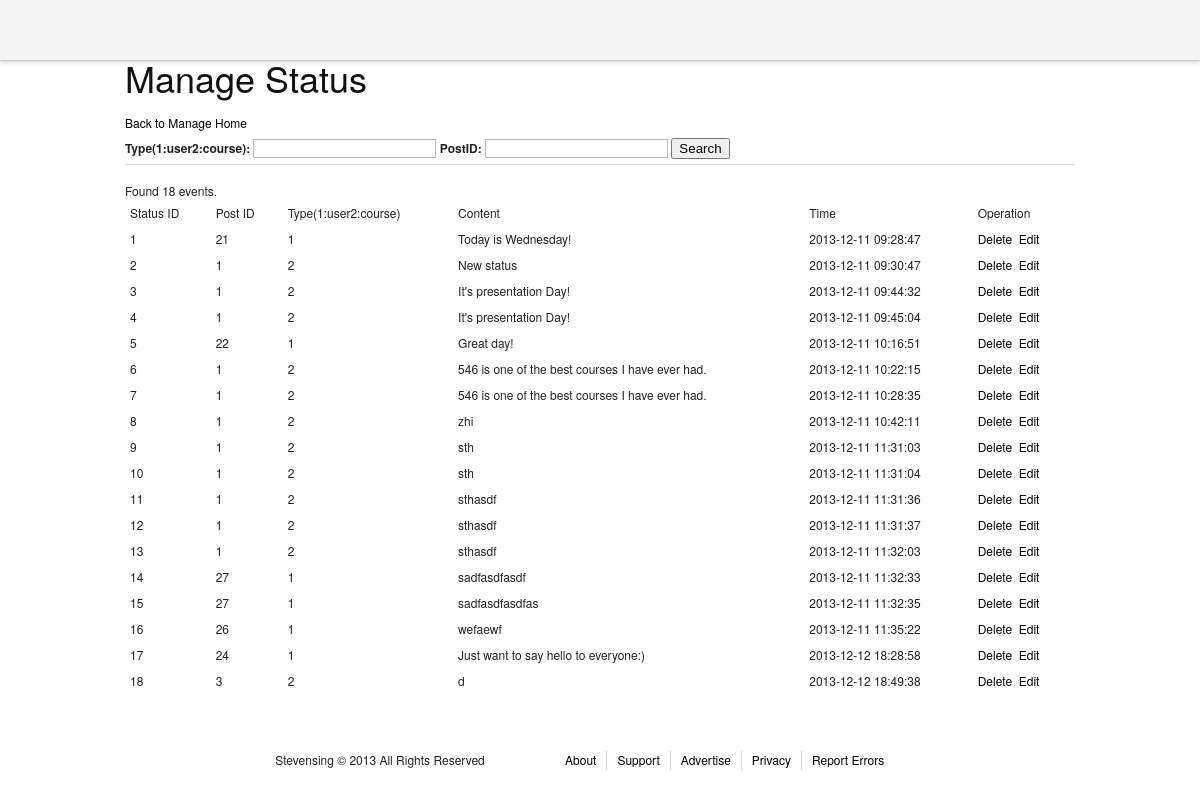
Page /admin/managestatus.php on the earlier database version.
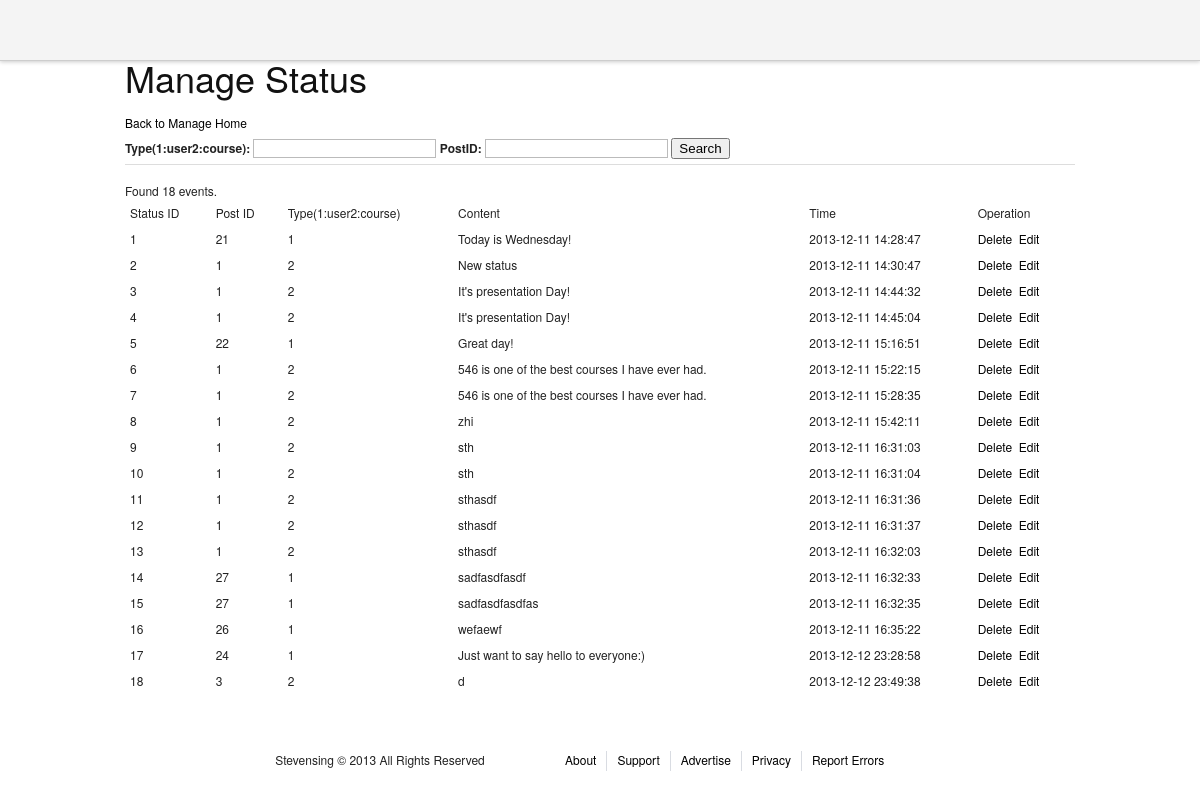
Same page on the later database version.
### tables this page shows
CREATE TABLE IF NOT EXISTS `statuses` (
  `status_id` int(11) NOT NULL AUTO_INCREMENT,
  `entity_id` int(11) NOT NULL,
  `entity_type` tinyint(4) NOT NULL,
  `content` varchar(600) NOT NULL,
  `timestamp` timestamp NOT NULL DEFAULT CURRENT_TIMESTAMP ON UPDATE CURRENT_TIMESTAMP,
  PRIMARY KEY (`status_id`)
);

### admin/managestatus.php (the view, shortened to what this page needs)
<?php
include "header.php";
include "../mysqli_connection.php";
?>
<div>
<h1>Manage Status</h1>
<a href = "adminhome.php">Back to Manage Home</a>
</div>
<div>
<form action = "#" method = "GET">
<label for = "type">Type(1:user2:course): </label><input type = "text" name = "type" value = "<?php echo isset($_GET['type'])?$_GET['type']:"";?>" />
<label for = "id">PostID: </label><input type = "text" name = "id" value = "<?php echo isset($_GET['id'])?$_GET['id']:"";?>" />
<input type = "submit" value = "Search" />
</form>
</div>
<hr />
<div>
<table>
<thead >
<td>Status ID</td><td>Post ID</td><td>Type(1:user2:course)</td><td>Content</td><td>Time</td><td>Operation</td>
</thead>
<tbody>
<?php
$filter = "true";
$perNumber = 25;
if(isset($_GET['page']))$page = $_GET['page'];
else $page=1;
$count = $mysqli->query("select count(*) from statuses WHERE " . $filter . ";");
$rs = mysqli_fetch_array($count);
$totalNumber = $rs[0];
if ($totalNumber == 0){
        echo "<div><font color='red'>No result!</font></div>";
}
else{
        echo "<div>Found " . $totalNumber. " events.</div>";
}
$startCount = ($page - 1) * $perNumber;
$result = $mysqli->query("select * from statuses WHERE (" . $filter .") LIMIT $startCount, $perNumber");
if ($result){
        while ($row = mysqli_fetch_array($result)){
?>
<tr>
<td><?php echo $row["status_id"];?></td>
<td><?php echo $row["entity_id"];?></td>
<td><?php echo $row["entity_type"];?></td>
<td><?php echo $row["content"];?></td>
<td><?php echo $row["timestamp"];?></td>
<td><a href="javascript:" onclick = "show_delete_yes(this,<?php echo $row['status_id'];?>);" >Delete</a>&nbsp&nbsp<a href="editstatus.php?id=<?php echo $row['status_id'];?>">Edit</a></td>
</tr>
</tbody>
<?php
        }
 }
?>
</table>
</div>
<?php
include "footer.php";

### admin/header.php (shortened to what this page needs)
<!DOCTYPE html>
<html>
<head>
	<link rel="stylesheet" href="./stylesheets/screen.css">
	<link rel="stylesheet" href="http://netdna.bootstrapcdn.com/twitter-bootstrap/2.2.2/css/bootstrap-combined.min.css">
<link rel="stylesheet" type="text/css" media="screen" href="http://tarruda.github.com/bootstrap-datetimepicker/assets/css/bootstrap-datetimepicker.min.css">
	<link rel="stylesheet" href="http://code.jquery.com/ui/1.10.3/themes/smoothness/jquery-ui.css">
	<link rel="stylesheet" href="../stylesheets/common.css">
	<link rel="stylesheet" href="../stylesheets/friends.css">
	<link rel="stylesheet" href="../stylesheets/courseinfo.css">
	<link rel="stylesheet" href="../stylesheets/editprofile.css">
	<link rel="stylesheet" href="../stylesheets/courselist.css">
	<link rel="stylesheet" href="../stylesheets/searchlist.css">
	<link rel="stylesheet" href="../stylesheets/statuses.css">
	<link rel="stylesheet" href="../stylesheets/reply.css">
</head>
<body>
	<section class="content">
		<header>
		</header>
		<section class="container">

### admin/footer.php (shortened to what this page needs)
</section>
<footer>
	<section class="container">
		<p class="span-7 prepend-3 append-1">
			Stevensing © 2013 All Rights Reserved
		</p>
		<nav class="span-13 last">
			<ul>
				<a href="#">
					<li>About</li>
				</a>
				<a href="#">
					<li>Support</li>
				</a>
				<a href="#">
					<li>Advertise</li>
				</a>
				<a href="#">
					<li>Privacy</li>
				</a>
				<a href="#">
					<li>Report Errors</li>
				</a>
			</ul>
		</nav>
	</section>
</footer>
</section>
</body>
</html>

### stylesheets/screen.css (style rules this page uses)
html { margin:0;padding:0;border:0; }
body, div, span, object, iframe, h1, h2, h3, h4, h5, h6, p, blockquote, pre, a, abbr, acronym, address, code, del, dfn, em, img, q, dl, dt, dd, ol, ul, li, fieldset, form, label, legend, table, caption, tbody, tfoot, thead, tr, th, td, article, aside, dialog, figure, footer, header, hgroup, nav, section { margin:0;padding:0;border:0;font-size:100%;font:inherit;vertical-align:baseline; }
article, aside, details, figcaption, figure, dialog, footer, header, hgroup, menu, nav, section { display:block; }
body { line-height:1.5;background:white; }
table { border-collapse:separate;border-spacing:0; }
caption, th, td { text-align:left;font-weight:normal;float:none !important; }
table, th, td { vertical-align:middle; }
html { font-size:100.01%; }
body { font-size:75%;color:#222;background:#fff;font-family:"Helvetica Neue", Arial, Helvetica, sans-serif; }
h1, h2, h3, h4, h5, h6 { font-weight:normal;color:#111; }
h1 { font-size:3em;line-height:1;margin-bottom:0.5em; }
p { margin:0 0 1.5em; }
a { color:#06c;text-decoration:underline; }
ul, ol { margin:0 1.5em 1.5em 0;padding-left:1.5em; }
ul { list-style-type:disc; }
table { margin-bottom:1.4em;width:100%; }
th, td, caption { padding:4px 10px 4px 5px; }
.last { margin-right:0;padding-right:0; }
label { font-weight:bold; }
input[type=text], input[type=password], input[type=url], input[type=email], input.text, input.title, textarea { background-color:#fff;border:1px solid #bbb;color:#000; }
input[type=text], input[type=password], input[type=url], input[type=email], input.text, input.title, textarea, select { margin:0.5em 0; }
.container { width:950px;margin:0 auto; }
.column, .span-1, .span-2, .span-3, .span-4, .span-5, .span-6, .span-7, .span-8, .span-9, .span-10, .span-11, .span-12, .span-13, .span-14, .span-15, .span-16, .span-17, .span-18, .span-19, .span-20, .span-21, .span-22, .span-23, .span-24 { float:left;margin-right:10px; }
.last { margin-right:0; }
.span-7 { width:270px; }
.span-13 { width:510px; }
.append-1 { padding-right:40px; }
.prepend-3 { padding-left:120px; }
hr { background:#ddd;color:#ddd;clear:both;float:none;width:100%;height:1px;margin:0 0 17px;border:none; }
.clearfix:after, .container:after { content:"\0020";display:block;height:0;clear:both;visibility:hidden;overflow:hidden; }
.clearfix, .container { display:block; }

### stylesheets/common.css (style rules this page uses)
body { font-family: 'Helvetica Neue', Helvetica, Arial, 'lucida grande',tahoma,verdana,arial,sans-serif; }
a, a:hover, a:visited, a:link { color: #000; text-decoration: none; }
.content header { position: fixed; width: 100%; height: 60px; background-color: #F4F4F4; text-align: center; z-index: 50; -webkit-box-shadow: 0 1px 4px #CCC; -moz-box-shadow: 0 1px 4px #CCC; box-shadow: 0 1px 4px #CCC; border-bottom: 1px solid #CDCDCD; }
.content>.container { position: relative; top: 60px; }
footer { position: relative; top: 60px; margin-top: 40px; }
footer p { text-align: center; }
footer nav ul { list-style-type: none; height: 20px; margin: 0px; padding: 0px; }
footer nav ul a li { float: left; height: 20px; margin-right: 10px; padding-right: 10px; border-right: 1px solid #D9DCE2; }
footer nav ul a:last-child li { border-right: 0px; }

Differences in the rows shown:
changed statuses "Today is Wednesday!": timestamp "2013-12-11 09:28:47" → "2013-12-11 14:28:47"
changed statuses "New status": timestamp "2013-12-11 09:30:47" → "2013-12-11 14:30:47"
changed statuses id 3: timestamp "2013-12-11 09:44:32" → "2013-12-11 14:44:32"
changed statuses id 4: timestamp "2013-12-11 09:45:04" → "2013-12-11 14:45:04"
changed statuses "Great day!": timestamp "2013-12-11 10:16:51" → "2013-12-11 15:16:51"
changed statuses id 6: timestamp "2013-12-11 10:22:15" → "2013-12-11 15:22:15"
changed statuses id 7: timestamp "2013-12-11 10:28:35" → "2013-12-11 15:28:35"
changed statuses "zhi": timestamp "2013-12-11 10:42:11" → "2013-12-11 15:42:11"
changed statuses id 9: timestamp "2013-12-11 11:31:03" → "2013-12-11 16:31:03"
changed statuses id 10: timestamp "2013-12-11 11:31:04" → "2013-12-11 16:31:04"
changed statuses id 11: timestamp "2013-12-11 11:31:36" → "2013-12-11 16:31:36"
changed statuses id 12: timestamp "2013-12-11 11:31:37" → "2013-12-11 16:31:37"
changed statuses id 13: timestamp "2013-12-11 11:32:03" → "2013-12-11 16:32:03"
changed statuses "sadfasdfasdf": timestamp "2013-12-11 11:32:33" → "2013-12-11 16:32:33"
changed statuses "sadfasdfasdfas": timestamp "2013-12-11 11:32:35" → "2013-12-11 16:32:35"
changed statuses "wefaewf": timestamp "2013-12-11 11:35:22" → "2013-12-11 16:35:22"
changed statuses "Just want to say hello to everyone:)": timestamp "2013-12-12 18:28:58" → "2013-12-12 23:28:58"
changed statuses id 18: timestamp "2013-12-12 18:49:38" → "2013-12-12 23:49:38"
